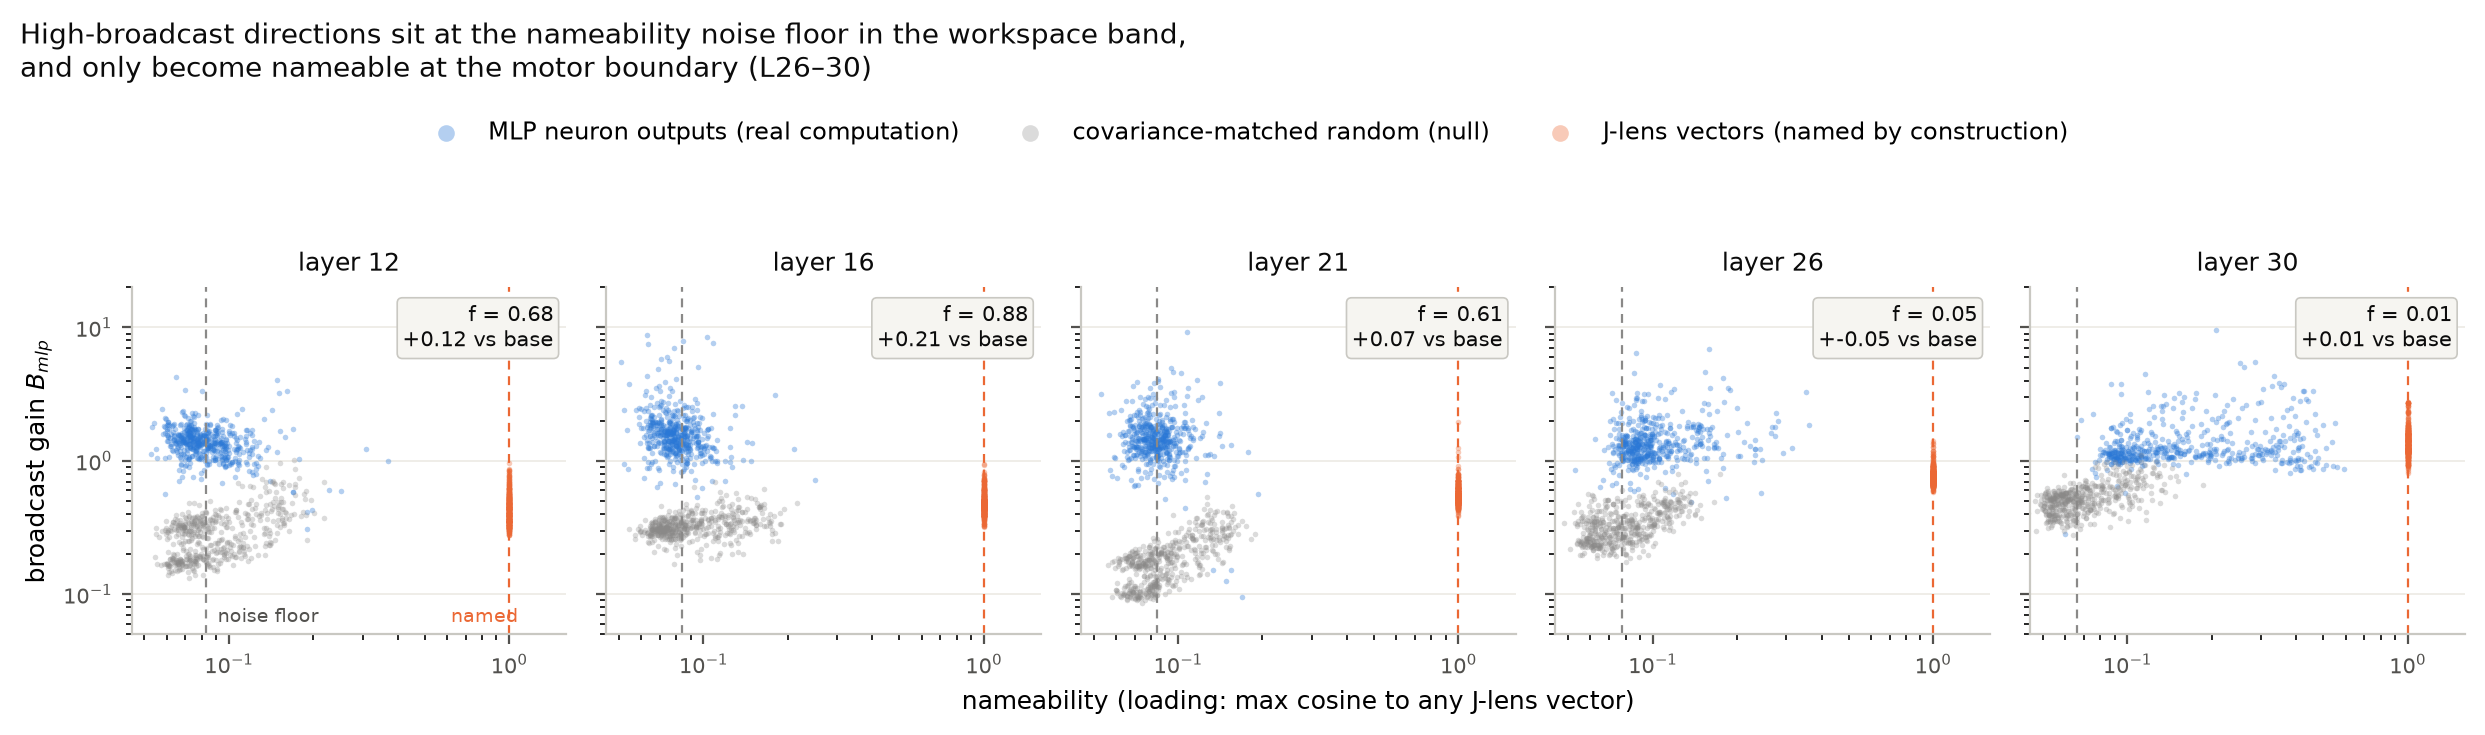

Python code for this plot:
"""Figure 2: broadcast vs nameability — the H1 dissociation, with its calibration.
Reads ONLY artifacts/evidence/tables/E2_B_kappa.json + E2_H1_stats_v4.json. Regenerate:
  .venv/bin/python artifacts/evidence/figures/fig2_b_vs_loading.py
Palette: dataviz reference slots (blue #2a78d6, orange #eb6834, gray #8a8988), validated.
One point = one direction (500/population subsampled deterministically from 1500).
x = loading (max cosine to any J-lens vector; 1.0 = has a single-token name,
~0.08 = covariance-matched noise floor). y = B_mlp broadcast gain (normed).
Status: FINAL DATA (merged lens, GQA-corrected E2 rerun, seed 20260826); f box shows excess over the below-floor base rate (audit 2026-08-26).
"""
import json, os
import matplotlib
matplotlib.use("Agg")
import matplotlib.pyplot as plt

ROOT = os.path.dirname(os.path.dirname(os.path.dirname(os.path.dirname(os.path.abspath(__file__)))))
T = os.path.join(ROOT, "artifacts/evidence/tables")
d = json.load(open(os.path.join(T, "E2_B_kappa.json")))
h = json.load(open(os.path.join(T, "E2_H1_stats_v4.json")))

LAYERS = ["12", "16", "21", "26", "30"]
POPS = [("P1_mlp_neuron_out", "MLP neuron outputs (real computation)", "#2a78d6", 0.35),
        ("P4_cov_matched",    "covariance-matched random (null)",      "#8a8988", 0.30),
        ("P5_jlens_vectors",  "J-lens vectors (named by construction)", "#eb6834", 0.35)]
STRIDE = 3  # 1500 -> 500 points per population, deterministic

fig, axes = plt.subplots(1, 5, figsize=(12.5, 3.1), dpi=200, sharey=True, sharex=True)
for ax, L in zip(axes, LAYERS):
    for pop, label, color, alpha in POPS:
        r = d["results"][L][pop]
        x = r["loading"][::STRIDE]
        y = [max(v, 0.05) for v in r["b_mlp"][::STRIDE]]
        ax.scatter(x, y, s=4, color=color, alpha=alpha, linewidths=0,
                   label=label if L == "12" else None)
    null = h[L]["load_null"]
    ax.axvline(null, color="#8a8988", lw=0.8, ls=(0, (4, 3)))
    ax.axvline(1.0, color="#eb6834", lw=0.8, ls=(0, (4, 3)))
    ax.set_xscale("log"); ax.set_yscale("log")
    ax.set_xlim(0.045, 1.6); ax.set_ylim(0.05, 20)
    ax.set_title(f"layer {L}", fontsize=9, color="#0b0b0b")
    ax.text(0.97, 0.955, f"f = {h[L]['f']:.2f}\n+{h[L]['excess']:.2f} vs base", transform=ax.transAxes, fontsize=7.5,
            ha="right", va="top", color="#0b0b0b",
            bbox=dict(boxstyle="round,pad=0.25", fc="#f6f5f1", ec="#c9c8c2", lw=0.6))
    ax.spines[["top", "right"]].set_visible(False)
    for s in ax.spines.values(): s.set_color("#c9c8c2")
    ax.grid(axis="y", color="#eceae4", lw=0.6); ax.set_axisbelow(True)
    ax.tick_params(colors="#52514e", labelsize=7.5)

axes[0].set_ylabel("broadcast gain $B_{mlp}$", fontsize=9)
axes[2].set_xlabel("nameability (loading: max cosine to any J-lens vector)", fontsize=9)
axes[0].text(h["12"]["load_null"] * 1.1, 0.062, "noise floor", fontsize=7, color="#52514e")
axes[0].text(0.62, 0.062, "named", fontsize=7, color="#eb6834")
fig.legend(frameon=False, fontsize=8.5, loc="upper center", ncol=3,
           bbox_to_anchor=(0.5, 1.04), markerscale=3)
fig.suptitle("High-broadcast directions sit at the nameability noise floor in the workspace band,\n"
             "and only become nameable at the motor boundary (L26–30)",
             fontsize=10, x=0.01, ha="left", y=1.17, color="#0b0b0b")
fig.tight_layout()
out = os.path.join(ROOT, "artifacts/evidence/figures/fig2_b_vs_loading")
fig.savefig(out + ".png", bbox_inches="tight"); fig.savefig(out + ".svg", bbox_inches="tight")
print("saved", out + ".{png,svg}")
